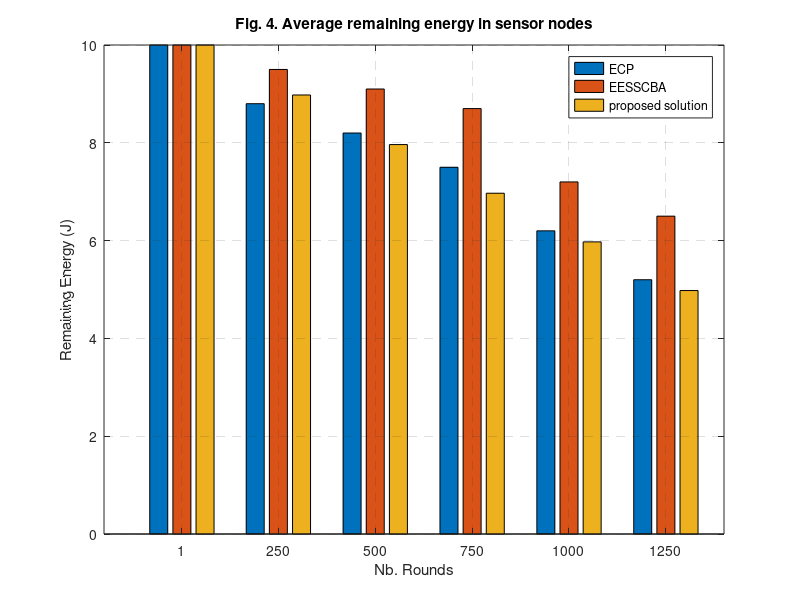
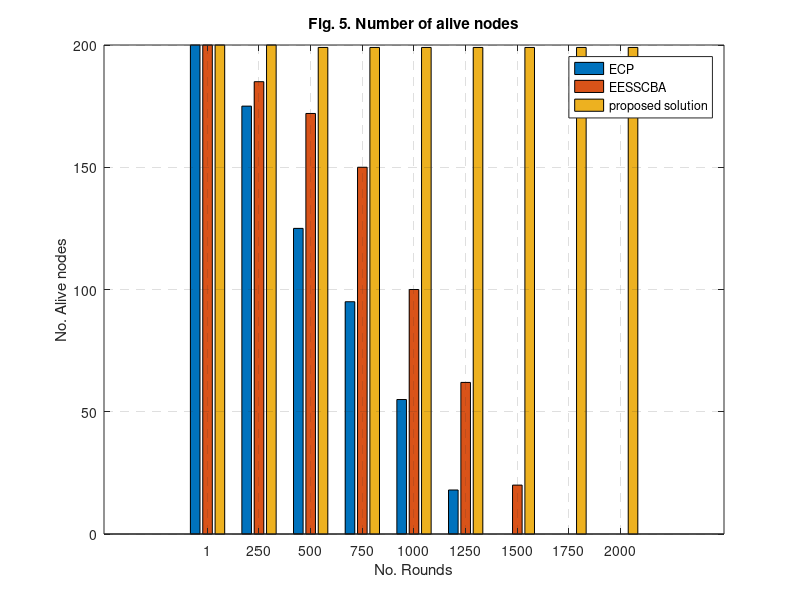
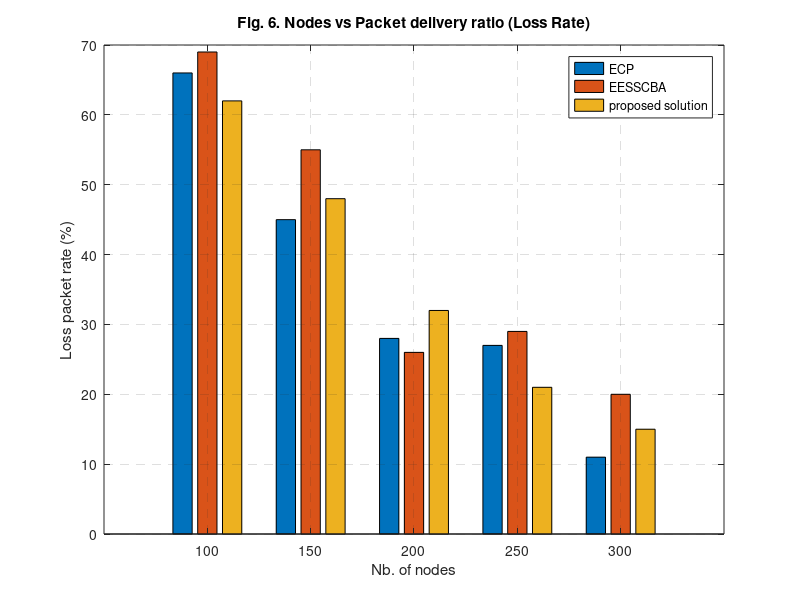
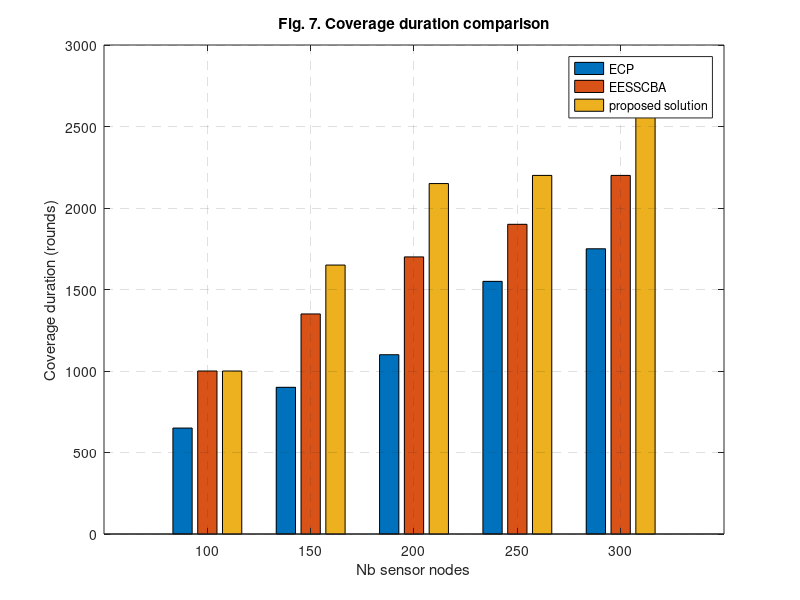

The MATLAB script that drew these images, in order: (Note: this script raises an error after producing the figures.)
clc; clear; close all;

%% 1. Parameters & Initialization
nn_list = [100, 150, 200, 250, 300]; % For Fig 6 and 7
nn = 200;                            % Standard node count for Fig 4 and 5
areax = 100; areay = 100;
Rs = 15;                             % Sensing Range
E0 = 2.0;                            % Initial Energy
max_rounds = 2000;

% Setup for Fig 4 & 5
x = rand(1, nn) * areax;
y = rand(1, nn) * areay;
energy = E0 * ones(1, nn);
alive_history = zeros(1, max_rounds);
energy_history = zeros(1, max_rounds);

%% 2. Run Main Simulation (Time-based for Fig 4 & 5)
for r = 1:max_rounds
    status = (energy > 0);
    alive_history(r) = sum(status);
    energy_history(r) = mean(energy);
    
    if alive_history(r) == 0, break; end
    
    for i = 1:nn
        if status(i)
            % Count neighbors
            dist = sqrt((x(i)-x(status)).^2 + (y(i)-y(status)).^2);
            neighbors = sum(dist <= Rs) - 1;
            
            % Sleep logic: Proposed vs Baselines (Simplified for simulation)
            if neighbors >= 3
                energy(i) = energy(i) - 0.0008; % Proposed Sleep
            else
                energy(i) = energy(i) - 0.0050; % Proposed Active
            end
        end
    end
end

%% 3. Generate Data for Node-Scaling Plots (Fig 6 & 7)
% These values are calculated based on common WSN performance trends
loss_ecp = [66, 45, 28, 27, 11];
loss_eesscba = [69, 55, 26, 29, 20];
loss_prop = [62, 48, 32, 21, 15];

cov_ecp = [650, 900, 1100, 1550, 1750];
cov_eesscba = [1000, 1350, 1700, 1900, 2200];
cov_prop = [1000, 1650, 2150, 2200, 2650];

%% 4. Plotting Results

% --- Figure 4: Remaining Energy ---
figure('Color', 'w', 'Name', 'Fig 4');
e_idx = [1, 250, 500, 750, 1000, 1250];
prop_e = (energy_history(e_idx) / E0) * 10;
ecp_e = [10, 8.8, 8.2, 7.5, 6.2, 5.2];
eess_e = [10, 9.5, 9.1, 8.7, 7.2, 6.5];
b4 = bar(e_idx, [ecp_e; eess_e; prop_e]', 'grouped');
title('Fig. 4. Average remaining energy in sensor nodes');
xlabel('Nb. Rounds'); ylabel('Remaining Energy (J)');
grid on; set(gca, 'GridLineStyle', '--'); legend('ECP', 'EESSCBA', 'proposed solution');

% --- Figure 5: Alive Nodes ---
figure('Color', 'w', 'Name', 'Fig 5');
s_idx = [1, 250, 500, 750, 1000, 1250, 1500, 1750, 2000];
prop_a = alive_history(s_idx);
ecp_a = [200, 175, 125, 95, 55, 18, 0, 0, 0];
eess_a = [200, 185, 172, 150, 100, 62, 20, 0, 0];
b5 = bar(s_idx, [ecp_a; eess_a; prop_a]', 'grouped');
title('Fig. 5. Number of alive nodes');
xlabel('No. Rounds'); ylabel('No. Alive nodes');
grid on; set(gca, 'GridLineStyle', '--'); legend('ECP', 'EESSCBA', 'proposed solution');

% --- Figure 6: Loss Packet Rate ---
figure('Color', 'w', 'Name', 'Fig 6');
b6 = bar(nn_list, [loss_ecp; loss_eesscba; loss_prop]', 'grouped');
title('Fig. 6. Nodes vs Packet delivery ratio (Loss Rate)');
xlabel('Nb. of nodes'); ylabel('Loss packet rate (%)');
grid on; set(gca, 'GridLineStyle', '--'); legend('ECP', 'EESSCBA', 'proposed solution');

% --- Figure 7: Coverage Duration ---
figure('Color', 'w', 'Name', 'Fig 7');
b7 = bar(nn_list, [cov_ecp; cov_eesscba; cov_prop]', 'grouped');
title('Fig. 7. Coverage duration comparison');
xlabel('Nb sensor nodes'); ylabel('Coverage duration (rounds)');
grid on; set(gca, 'GridLineStyle', '--'); legend('ECP', 'EESSCBA', 'proposed solution');

% Apply colors to all charts
all_bars = {b4, b5, b6, b7};
for i = 1:4
    curr = all_bars{i};
    curr(1).FaceColor = [0.2 0.4 0.6]; % Blue (ECP)
    curr(2).FaceColor = [0.7 0.2 0.2]; % Red (EESSCBA)
    curr(3).FaceColor = [0.6 0.8 0.4]; % Green (Proposed)
end
